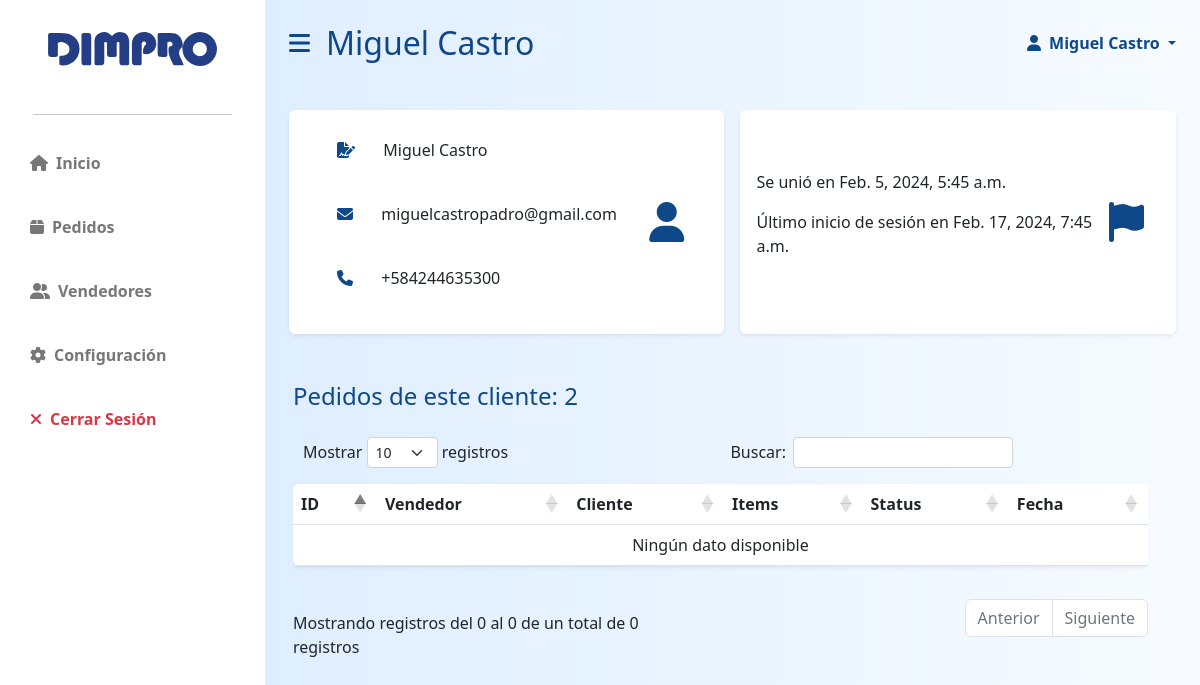
Before: /app/staff/view/seller/2 (signed in) with the older database file.
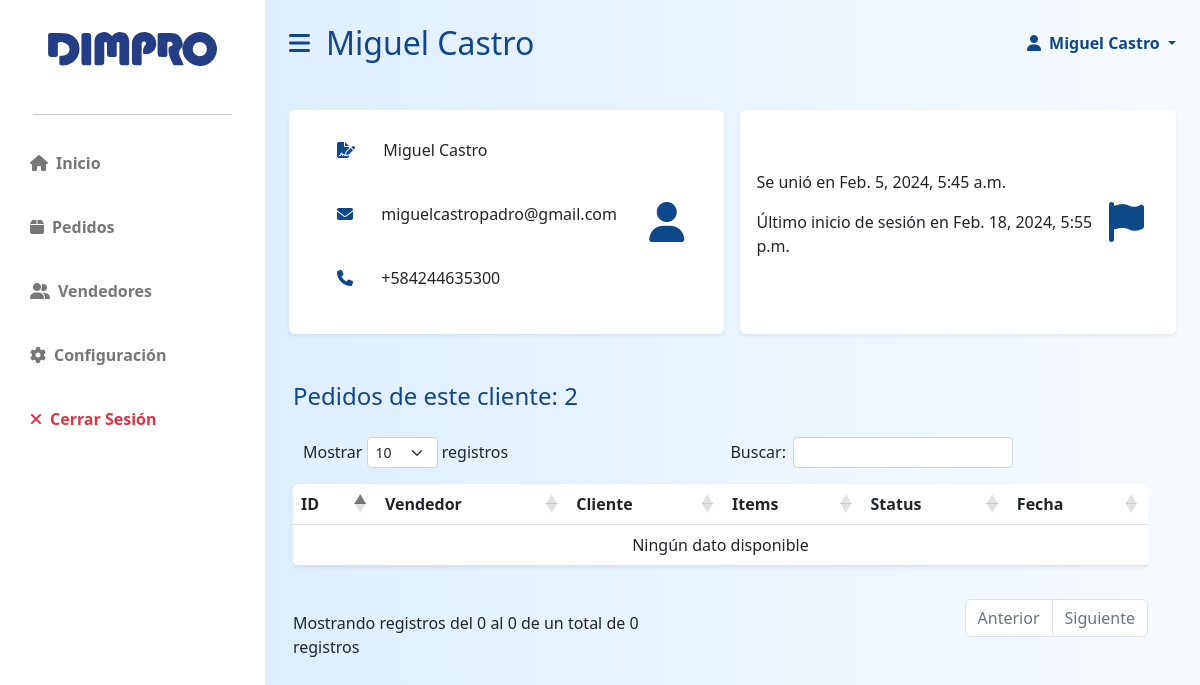
After: the same page with the newer database file.
### dimpro/models.py (models this page shows, shortened)
class User(AbstractBaseUser, PermissionsMixin):
    id = models.AutoField(primary_key=True)
    email = models.EmailField(blank=True, default='', unique=True)
    name = models.CharField(max_length=255, blank=True, default='')
    last_name = models.CharField(max_length=255, blank=True, default='')
    phoneregex = RegexValidator(regex=r"^\+?58?\d{11,15}$")
    phonenumber = models.CharField(
        validators=[phoneregex], max_length=17, blank=True, null=False
    )
    is_active = models.BooleanField(default=True)
    is_superuser = models.BooleanField(default=False)
    is_staff = models.BooleanField(default=False)
    is_operator = models.BooleanField(default=False)
    date_joined = models.DateTimeField(default=timezone.now)
    last_login = models.DateTimeField(blank=True, null=True)
    objects = CustomUserManager()
    USERNAME_FIELD = 'email'
    EMAIL_FIELD = 'email'
    REQUIRED_FIELDS = []
    class Meta:
        verbose_name = 'User'
        verbose_name_plural = 'Users'

### dimpro/views.py (the view)
# urls.py: path("staff/view/seller/<int:id>", views.staff_client_view, name='staff_client_view'),
@only_for('staff')
def staff_client_view(request, id):
    seller = User.objects.get(id=id)
    orders = Order.objects.filter(user_email=seller.id).count()
    return render(request, 'dimpro/staff/staff_client_view.html', {
        'seller': seller,
        'number_of_orders': orders
    })

### dimpro/templates/dimpro/staff/staff_client_view.html (shortened to what this page needs)
{% extends 'dimpro/staff/staff_layout.html' %}
{% load static %}
{% block stitle %}
    {{ seller.name }} {{ seller.last_name }}
{% endblock %}
{% block body %}
    <div class="row g-3 my-2">
        <div class="col-md-6 ">
            <div class=" p-3 bg-white shadow-sm d-flex justify-content-around align-items-center rounded">
                <div>
                    <p class="fs-6"><i class="fas fa-file-signature mx-2 primary-text p-3"></i> {{ seller.name }} {{ seller.last_name }}</p>
                    <p class="fs-6"><i class="fas fa-envelope mx-2 primary-text p-3"></i> {{ seller.email }}</p>
                    <p class="fs-6"><i class="fas fa-phone mx-2 primary-text p-3"></i> {{ seller.phonenumber }}</p>
                </div>
                <i class="fas fa-user fs-1 primary-text p-3"></i>
            </div>
        </div>
        <div class="col-md-6">
            <div class=" p-3 bg-white shadow-sm d-flex justify-content-around align-items-center rounded h-100">
                <div>
                    <p class="fs-6">Se unió en {{ seller.date_joined }}</p>
                    <p class="fs-6">Último inicio de sesión en {{ seller.last_login }}</p>
                </div>
                <i class="fas fa-flag fs-1 primary-text p-3"></i>
            </div>
        </div>
        <div class="row my-5">
            <h3 class="fs-4 mb-3 primary-text">Pedidos de este cliente: {{ number_of_orders }}</h3>
            <div class="col mx-auto">
                <div class="table-responsive">
                    <table id="datatable-orders" class="table bg-white rounded shadow-sm table-hover">
                        <thead>
                            <tr>
                                <th width="50">ID</th>
                                <th>Vendedor</th>
                                <th>Cliente</th>
                                <th>Items</th>
                                <th>Status</th>
                                <th>Fecha</th>
                            </tr>
                        </thead>
                        <tbody id="tableBody_orders"></tbody>
                    </table>
                </div>
            </div>
        </div>
    </div>
{% endblock %}

### dimpro/templates/dimpro/staff/staff_layout.html (shortened to what this page needs)
{% load static %}
<!DOCTYPE html>
<html lang="es">
    <head>
        <link rel="stylesheet" href="https://cdn.jsdelivr.net/npm/bootstrap@5.2.3/dist/css/bootstrap.min.css" />
        <link rel="stylesheet" href="https://cdn.datatables.net/1.13.1/css/dataTables.bootstrap5.min.css" />
        <link rel="stylesheet" href="https://cdnjs.cloudflare.com/ajax/libs/font-awesome/6.2.1/css/all.min.css" />
        <link rel="stylesheet" href="{% static 'dimpro/styles.css' %}">
    </head>
    <body data-is-operator="{{ request.user.is_operator }}">
        <div class="d-flex" id="wrapper">
            <div class="bg-white" id="sidebar-wrapper">
                <div class="sidebar-heading text-center py-4 primary-text fs-4 fw-bold text-uppercase">
                    <a href="{% url 'dimpro:control' %}" class="growt">
                        <img class="mx-0 w-75 mb-2 mt-2"src="{% static 'dimpro/logodimpro.svg' %}" id="dimpro-sidebar-logo"alt="" >
                    </a>
                </div>
                <hr class="w-75 mx-auto">
                <div class="list-group list-group-flush my-3">
                    <a href="{% url 'dimpro:control' %}" class="growt list-group-item list-group-item-action bg-transparent second-text fw-bold">
                        <i class="fas fa-house me-2"></i>Inicio
                    </a>
                    <a href="{% url 'dimpro:staff_orders' %}" class="growt list-group-item list-group-item-action bg-transparent second-text fw-bold">
                        <i class="fas fa-box me-2"></i>Pedidos
                    </a>
                    <a href="{% url 'dimpro:staff_clients' %}" class="growt list-group-item list-group-item-action bg-transparent second-text fw-bold">
                        <i class="fas fa-user-group me-2"></i>Vendedores
                    </a>
                    {% if user.is_operator %}
                    <a href="{% url 'dimpro:staff_settings' %}" class="growt list-group-item list-group-item-action bg-transparent second-text fw-bold">
                        <i class="fas fa-gear me-2"></i>Configuración
                    </a>
                    {% endif %}
                    <a href="{% url 'dimpro:logout' %}" class="growt list-group-item list-group-item-action bg-transparent text-danger fw-bold">
                        <i class="fas fa-xmark me-2"></i>Cerrar Sesión
                    </a>
                </div>
            </div>
            <div id="page-content-wrapper">
                <nav class="navbar d-flex navbar-expand-lg navbar-light bg-transparent py-4 px-4">
                    <div class="col-6 d-flex align-items-center">
                        <i class="fas fa-bars primary-text fs-4 me-3" id="menu-toggle"></i>
                        <h2 class="fs-2 m-0 primary-text">{% block stitle %}{% endblock %}</h2>
                    </div>
                    <div class="col-6 d-flex justify-content-end">
                        <a class="nav-link dropdown-toggle primary-text fw-bold" href="#" id="navbarDropdown"
                                        role="button" data-bs-toggle="dropdown" aria-expanded="false" >
                                        <i class="fas fa-user me-2"></i>{{ user.name }} {{ user.last_name }}
                        </a>
                    </div>
                </nav>
                <div class="container-fluid px-4 mb-5">
                    {% block body %}{% endblock %}
                </div>
            </div>
        </div>
    </body>
</html>

Changed rows visible on the page:
changed User "Miguel": last_login "Feb. 17, 2024, 7:45 a.m." → "Feb. 18, 2024, 5:55 p.m."
